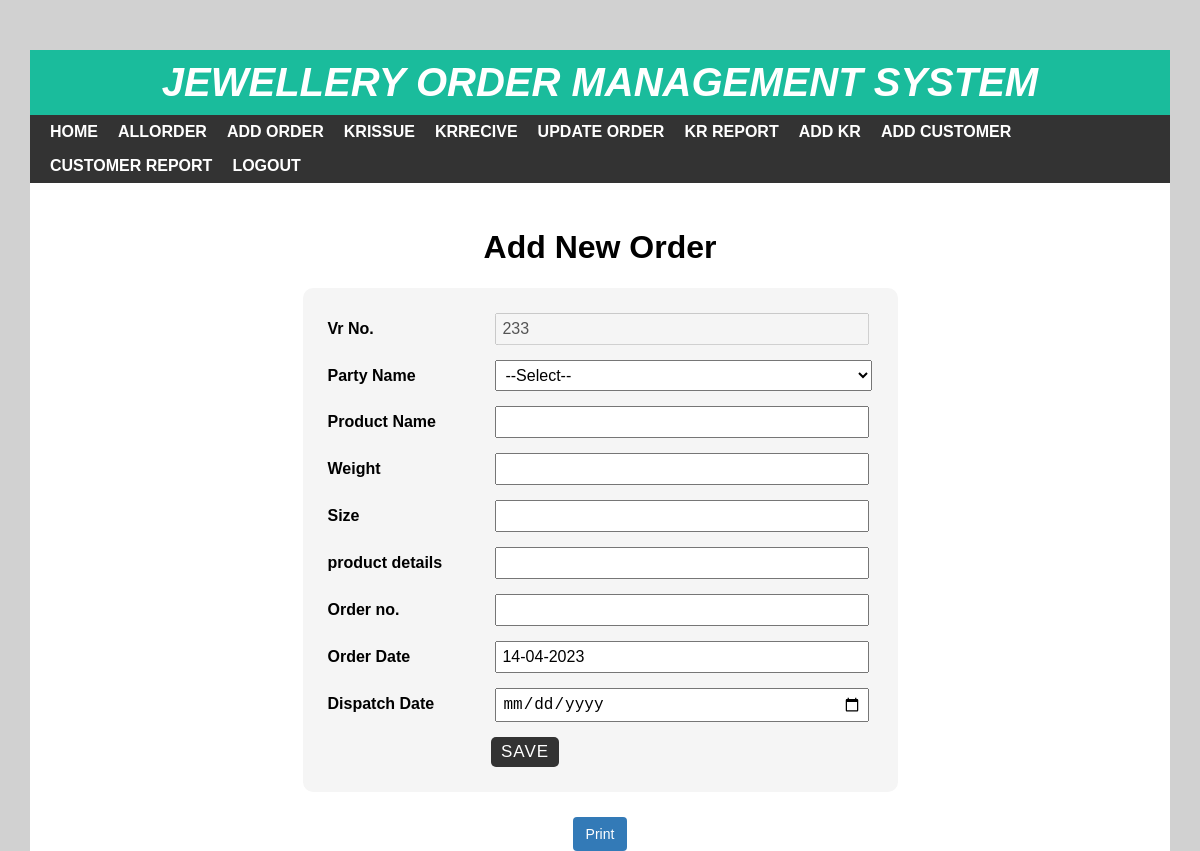
/addorder.php (signed in), run on an earlier commit of the app's database.
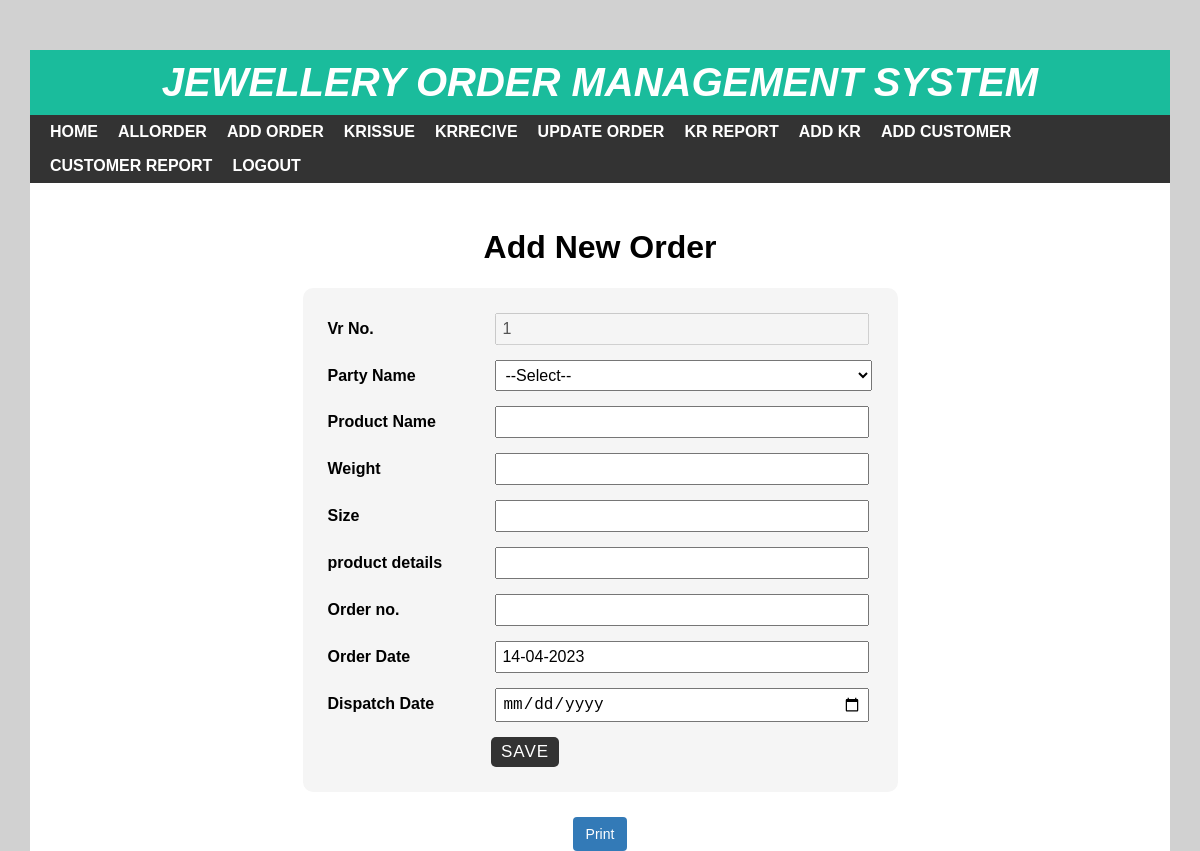
And on a later commit of the database.
### tables this page shows
CREATE TABLE `orderpro` (
  `id` int(11) NOT NULL,
  `vrno` int(11) NOT NULL DEFAULT 1,
  `partyname` varchar(40) NOT NULL,
  `proname` varchar(40) NOT NULL,
  `pweight` varchar(20) NOT NULL,
  `psize` varchar(10) NOT NULL,
  `prodetail` varchar(100) NOT NULL,
  `orderno` int(10) NOT NULL,
  `orderdt` date NOT NULL,
  `disdate` date NOT NULL,
  `status` varchar(50) NOT NULL DEFAULT 'pending'
);

### addorder.php (the view, shortened to what this page needs)
<?php
include 'header.php';
include 'session.php';
?>
<link href="p-btn.css" rel="stylesheet">
<div id="main-content">
    <h1 id="title">Add New Order</h1>
    <form  action="" method="post" class="post-form">
    <?php
        $vr = "select * from orderpro";
        $vrresult =mysqli_query($conn,$vr) or die("error vr no select");
        if(mysqli_num_rows($vrresult) == 0)
        {
            $vrno = 1;
        }
        else if(mysqli_num_rows($vrresult) > 0)
        {
            while($row = mysqli_fetch_assoc($vrresult))
            {
                $vrwhno = $row['vrno'];
            }
            $vrno = $vrwhno + 1;
        }
    ?>
        <div class="form-group">
        <label>Vr No.</label>
        <input type="number" value="<?php echo $vrno; ?>" disabled/>
        </div>
        <div class="form-group">
        <label>Party Name</label>
        <select name="custonm" id="custonm">
            <option>--Select--</option>
        </select>
        </div>
        <div class="form-group">
        <label>Product Name</label>
        <input type="text" name="proname" required/>
        </div>
        <div class="form-group">
        <label>Weight</label>
        <input type="text" name="weight" required/>
        </div>
        <div class="form-group">
        <label>Size</label>
        <input type="text" name="size" required/>
        </div>
        <div class="form-group">
        <label> product details </label>
        <input type="textarea" name="prodetail" required/>
        </div>
        <div class="form-group">
        <label>Order no.</label>
        <input type="number" name="orderno" required/>
        </div>
<?php
$date = date('d-m-Y');
?>
        <div class="form-group">
            <label> Order Date </label>
            <input type="text" name="odate" value="<?php echo $date; ?>" required/>
        </div>
        <div class="form-group">
            <label> Dispatch Date </label>
            <input type="date" name="ddate" required />
        </div>
        <input class="submit" name="submit" type="submit" value="Save"  />
    </div>
<div style="display: flex; justify-content: center;">
    <a href="print-order.php" class="btn btn-primary"> Print</a>
</div>

### header.php (shortened to what this page needs)
<!DOCTYPE html>
<html lang="en">
<head>
  <link rel="stylesheet" href="css/style.css" type="text/css">
</head>
<body>
    <div id="wrapper">
        <div id="header">
            <h1 style="font-family: Work Sans,sans-serif;">Jewellery Order Management System</h1>
        </div>
        <div id="menu">
            <ul>
                <li>
                    <a href="index.php">Home</a>
                </li>
                <li>
                    <a href="allorder.php">allorder</a>
                </li>
                <li>
                    <a href="addorder.php">Add Order</a>
                </li>
                <li>
                    <a href="karigarisu.php">krissue</a>
                </li>
                <li>
                    <a href="krrec.php">krrecive</a>
                </li>
                <li>
                    <a href="update.php">Update order</a>
                </li>
                <li>
                    <a href="krreport.php">kr Report</a>
                </li>
                <li>
                    <a href="addkr.php">Add Kr</a>
                </li>
                <li>
                    <a href="addcusto.php">Add Customer</a>
                </li>
                <li>
                    <a href="cusreport.php">Customer Report</a>
                </li>
                <li>
                    <?php echo '<a href="logout.php?logout">logout</a>'; ?>
                </li>
            </ul>
        </div>

### css/style.css (style rules this page uses)
body { font:16px arial; margin: 0; padding: 0; background: #d1d1d1; font-family: Work Sans,sans-serif; }
#title { text-align: center; }
#wrapper { width: 95%; margin: 50px auto 0; background-color: #fff; font-family: Work Sans,sans-serif; }
#header { text-align: center; background-color: #1abc9c; padding: 10px; }
#header h1 { color: #fff; font-size: 40px; font-style: italic; font-weight: 700; text-transform: uppercase; margin: 0; }
#menu { background-color: #333; }
#menu ul { font-size: 0; padding: 0 10px; margin: 0; list-style: none; }
#menu ul li { display: inline-block; }
#menu ul li a { color: #fff; font-size: 16px; font-weight: 600; padding: 8px 10px; display: block; text-decoration: none; text-transform: uppercase; transition: all 0.3s ease; }
#main-content { padding: 25px; min-height: 400px; }
#main-content .post-form { width: 50%; padding: 25px; margin: 0 auto; background-color: #f5f5f5; border-radius: 10px; }
#main-content .post-form .form-group { margin: 0 0 15px; }
#main-content .post-form .form-group label { width: 30%; display: inline-block; font-weight: 600; }
#main-content .post-form .form-group input, #main-content .post-form .form-group select { font-size: 16px; width: 66%; display: inline-block; padding: 5px; margin: 0; }
#main-content .post-form .form-group select { width: 69%; }
#main-content .post-form .submit { font-size: 17px; letter-spacing: 1px; text-transform: uppercase; padding: 5px 10px; color: #fff; background-color: #333; border: none; border-radius: 5px; margin: 0 0 0 30%; cursor: pointer; transition: all 0.3s; }

### p-btn.css (style rules this page uses)
.btn-primary { margin: auto; color: #fff; background-color: #337ab7; border-color: #2e6da4; display: inline-block; font-weight: 400; text-align: center; white-space: nowrap; vertical-align: middle; touch-action: manipulation; cursor: pointer; background-image: none; border: 1px solid transparent; padding: 6px 12px; font-size: 14px; line-height: 1.42857143; border-radius: 4px; text-decoration: none; }

What changed in the data, as far as the page shows it:
removed orderpro: vrno "233"
Also different on the page:
form field value: (not shown) → "1"
